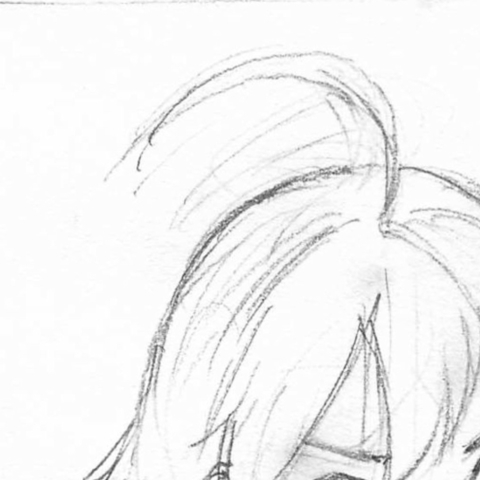
#> input picture test/rough/sample01.jpg, 480 x 480 px
$ python scale_probe.py --image ../../test/rough/sample01.jpg
#> lines starting #> are read from the running program, lines starting #| are printed output that depends on the picture; after the words box and inside, x2 and y2 are one past the last pixel; in counts of white or black regions, pixels touching at a corner belong together
### tools/evaluation/stroke_churn.py
"""Track D: do individual strokes settle during training, or drift?

Motivation (user's framing, 2026-09-15): each stroke in line art carries
meaning, and a viewer reads line art through the *relations* between
strokes -- closer to tokens than to pixels. Every loss and metric in this
project sees only per-pixel position, intensity, gradient and width. If
so, training should move steadily along what those losses see (paper,
width, fill -- which the snapshot probe confirmed) while *which* strokes
exist should wander without direction.

This measures the second half directly on the snapshot probe's outputs,
no training. Units are skeleton segments (ink skeleton split at junction
pixels, segments shorter than --min-seg-px dropped) -- deliberately not
connected components: Track C found whole-component keep/drop merges many
strokes at junctions and destroys partial credit
(`../lineart-stroke-selection/results/oracle_visual_check_20260913/build_oracle.py`).

The skeleton is skimage's 1px thinning, NOT the project's shared
`evaluate_stroke_stability.skeletonize()`: that erode/open construction
leaves 2px-thick runs, and on 20 GT tiles it made 64% of skeleton pixels
look like junctions, so only 14% of stroke length survived as segments
and 1.7% as segments >= 30px (found 2026-09-15 by rendering the segments,
before any churn number was used). Its connected-component metrics
(long_component_ratio, components per 1k ink px) do not depend on 1px
width and are unaffected; anything junction-based must not use it.

Per tile and snapshot:
- a GT segment is *present* when >= --coverage of its skeleton pixels lie
  within --tol px of the output's skeleton;
- output skeleton pixels farther than --tol from GT's skeleton are
  *invented*.

Between consecutive snapshots:
- GT stroke churn: length of GT segments gained (absent -> present) and
  lost (present -> absent); net = gained - lost.
- Independence reference: with each snapshot's own presence rate held
  fixed, the churn expected if every segment's presence were redrawn at
  random, r_a(1-r_b) + (1-r_a) r_b per unit length. persistence =
  1 - observed/expected: ~0 means strokes are effectively redrawn at
  random each time (drift); near 1 means the same strokes stay.
- Invented-stroke persistence: fraction of invented skeleton length at the
  earlier snapshot still present (within --tol) at the later one.

Noise floor: `step_10580` and `final` hold identical LoRA tensors and were
inferred with identical seeds, so their churn is inference nondeterminism
only.
"""

import argparse
import csv
import sys
from pathlib import Path

import cv2
import numpy as np
from skimage.morphology import skeletonize as thin_to_1px

TRACK_A = Path("/home/sh1/deepl/lineart-controlnet-sd15-refine")
PROBE_TAG = "controlnet_lora_manga_consistency_w0.2_snapshot_probe_20260914"
IMAGE_SIZE = 480
INK_THRESHOLD = 128
MIN_PX = 20
# Long GT segments are contours and major strokes; short ones are mostly
# detail and hatching. If only short strokes churn, "drift at the stroke
# level" would be a detail-level effect, not a structural one.
LEN_BINS = {"<30px": (0, 30), "30-100px": (30, 100), ">=100px": (100, 10**9)}


# [15 lines left out: functions load_gray, ink_skeleton, not called in this run]


def junction_mask(skel):
    """Branch points by crossing number: count 0->1 transitions walking the
    8-neighbour ring. >= 3 is a junction. A plain neighbour count misfires on
    1px staircase diagonals."""
    s = np.pad(skel.astype(np.uint8), 1)
    h, w = skel.shape
    offs = [(-1, 0), (-1, 1), (0, 1), (1, 1), (1, 0), (1, -1), (0, -1), (-1, -1)]
    ring = [s[1 + dr:h + 1 + dr, 1 + dc:w + 1 + dc] for dr, dc in offs]
    transitions = sum(((ring[k] == 0) & (ring[(k + 1) % 8] == 1)).astype(np.uint8) for k in range(8))
    return skel & (transitions >= 3)


# [191 lines left out: functions segments, dist_to, discover_snapshots, analyze_tile, main, not called in this run]


# [2 lines that do not run on import are left out]

### tools/stroke/scale_probe.py
#!/usr/bin/env python
"""How large an image can stroke tokenization handle on this machine?

Tokenizes GT line panels at NATIVE resolution (no 480 resize) with the same
unit as tokenize_corpus (1px skeleton split at crossing-number junctions,
min 8px), and records per image: megapixels, token count, wall time per stage,
peak RSS. `segments()` in stroke_churn loops `labels == k` per component, which
is O(components x pixels); this probe uses an equivalent sort-based grouping
and also times the original on small images to show the difference.
"""
import argparse, csv, random, resource, sys, time
from pathlib import Path
import cv2, numpy as np
sys.path.insert(0, str(Path(__file__).resolve().parents[1] / "evaluation"))
from stroke_churn import junction_mask, thin_to_1px, segments as segments_orig  # noqa

def segments_fast(skel, min_len):
    j = cv2.dilate(junction_mask(skel).astype(np.uint8), np.ones((3, 3), np.uint8)) > 0
    n, lab = cv2.connectedComponents((skel & ~j).astype(np.uint8), connectivity=8)
    flat = lab.ravel(); idx = np.flatnonzero(flat); l = flat[idx]
    o = np.argsort(l, kind="stable"); idx, l = idx[o], l[o]
    cuts = np.flatnonzero(np.diff(l)) + 1
    starts = np.r_[0, cuts]; ends = np.r_[cuts, len(l)]
    keep = (ends - starts) >= min_len
    return int(keep.sum()), (ends - starts)[keep]

def rss_mb():
    return resource.getrusage(resource.RUSAGE_SELF).ru_maxrss / 1024

def main():
    p = argparse.ArgumentParser()
    p.add_argument("--manifest", default="/home/sh1/deepl/lineart/dataset/regions_clip_pairs_v3_koma_panels_20260826/manifest.csv")
    p.add_argument("--root", default="/home/sh1/deepl/lineart")
    p.add_argument("--n", type=int, default=40)
    p.add_argument("--image", default="")
    p.add_argument("--compare-orig", action="store_true")
    a = p.parse_args()
    if a.image:
        paths = [(a.image, "")]
    else:
        rows = list(csv.DictReader(open(a.manifest)))
        rows.sort(key=lambda r: int(r["native_width"]) * int(r["native_height"]))
        random.seed(0)
        # stratified over size: evenly spaced ranks, so the tail (max) is included
        ks = sorted({int(i * (len(rows) - 1) / (a.n - 1)) for i in range(a.n)})
        paths = [(str(Path(a.root) / rows[k]["native_line_path"]), rows[k]["name"]) for k in ks]
    w = csv.writer(sys.stdout)
    w.writerow(["name", "w", "h", "mp", "ink_frac", "tokens", "tok_len_med", "t_load", "t_skel", "t_seg", "t_orig", "rss_mb"])
    for path, name in paths:
        t0 = time.time(); g = cv2.imread(path, cv2.IMREAD_GRAYSCALE); t1 = time.time()
#> in main, g is the input picture: shape (480, 480); min 56, max 255, mean 243.9
        ink = g < 128; sk = thin_to_1px(ink); t2 = time.time()
#> after `ink = g < 128`:
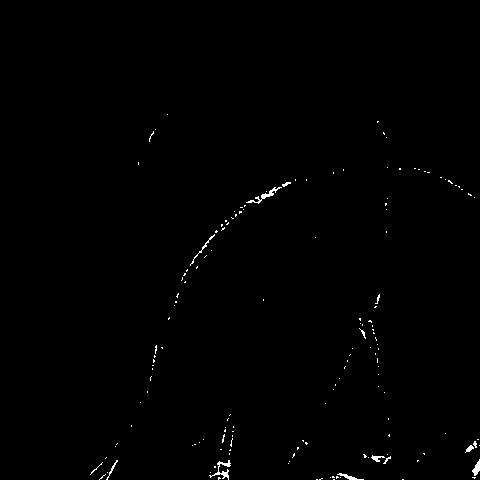
#> ink: shape (480, 480) bool; 0.49% white in thin lines or dots, all inside (x1, y1, x2, y2) = (90, 114, 480, 480)
#> after `sk = thin_to_1px(ink)`:
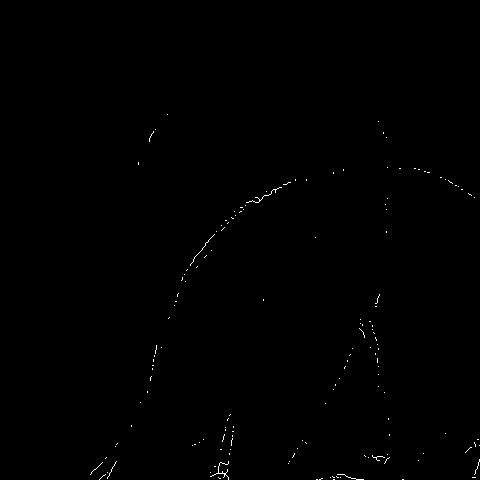
#> sk: shape (480, 480) bool; 0.25% white in thin lines or dots, all inside (x1, y1, x2, y2) = (90, 114, 480, 480)
        n, lens = segments_fast(sk, 8); t3 = time.time()
#> in junction_mask, `s = np.pad(skel.astype(np.uint8), 1)`:
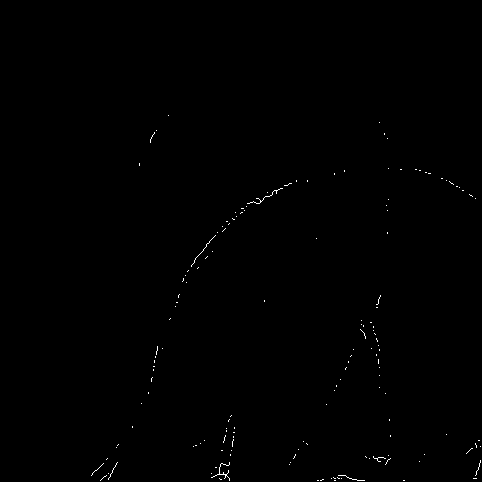
#> s: shape (482, 482); values 0 (black) and 1 (white), 0.25% white in thin lines or dots, all inside (x1, y1, x2, y2) = (91, 115, 481, 481)
#> in junction_mask, `ring = [s[1 + dr:h + 1 + dr, 1 + dc:w + 1 + dc] for dr, dc in offs]`: ring = 8 items
#> in junction_mask, `return skel & (transitions >= 3)`:
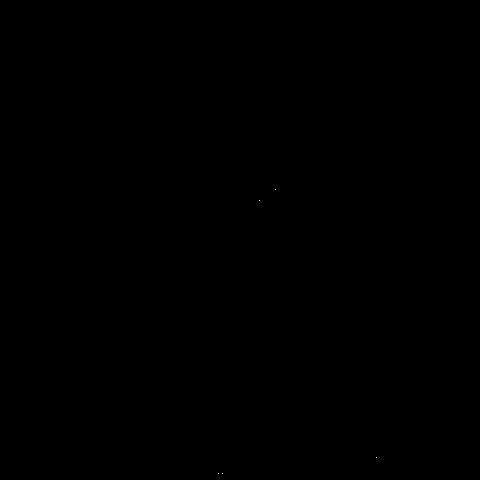
#> returned value: shape (480, 480) bool; 0% white in thin lines or dots, all inside (x1, y1, x2, y2) = (218, 189, 377, 474)
#> in segments_fast, `j = cv2.dilate(junction_mask(skel).astype(np.uint8), np.ones((3, 3), n..`: j: shape (480, 480) bool; 0.02% white in thin lines or dots, all inside (x1, y1, x2, y2) = (217, 188, 378, 475)
#> in segments_fast, `n, lab = cv2.connectedComponents((skel & ~j).astype(np.uint8), connect..`: lab: shape (480, 480) int32; 165 distinct labels, from 0 to 164
#> in segments_fast, `n, lab = cv2.connectedComponents((skel & ~j).astype(np.uint8), connect..`: n = 165
#> in segments_fast, `idx = np.flatnonzero(flat)`: idx = 550 values from 54887 to 230323
#> in segments_fast, `l = flat[idx]`: l = 550 values, max 164 at index 548, min 1 at index 0, mean 90.13
#> in segments_fast, `o = np.argsort(l, kind='stable')`: o = 550 values, max 549 at index 549, min 0 at index 0, mean 274.5
#> in segments_fast, `idx, l = (idx[o], l[o])`: idx = 550 values, max 230323 at index 549, min 54887 at index 0, mean 169696.8; l = 550 values from 1 to 164
#> in segments_fast, `cuts = np.flatnonzero(np.diff(l)) + 1`: cuts = 163 values from 1 to 548
#> in segments_fast, `starts = np.r_[0, cuts]`: starts = 164 values from 0 to 548
#> in segments_fast, `ends = np.r_[cuts, len(l)]`: ends = 164 values from 1 to 550
#> after `n, lens = segments_fast(sk, 8)`: n = 17; lens = 17 values, max 33 at index 4, min 8 at index 1, mean 14.47
        to = ""
        if a.compare_orig and g.size <= 2.5e6:
            s = time.time(); segments_orig(sk, 8); to = round(time.time() - s, 2)
        w.writerow([name or Path(path).name, g.shape[1], g.shape[0], round(g.size / 1e6, 2), round(float(ink.mean()), 4),
                    n, int(np.median(lens)) if n else 0, round(t1 - t0, 2), round(t2 - t1, 2), round(t3 - t2, 2), to, int(rss_mb())])
#| sample01.jpg,480,480,0.23,0.0049,17,13,0.01,0.01,0.02,,100
        sys.stdout.flush()

if __name__ == "__main__":
    main()

$ run again, on test/rough/sample_face.jpg
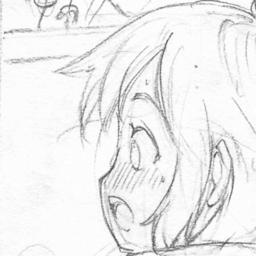
#> input picture test/rough/sample_face.jpg, 256 x 256 px
#> in main, g is the input picture: shape (256, 256); min 77, max 255, mean 238.8
#> in main, `ink = g < 128`:
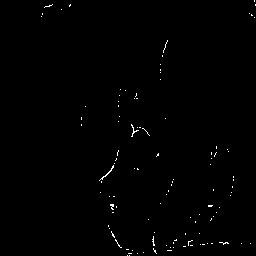
#> ink: shape (256, 256) bool; 0.53% white in thin lines or dots, all inside (x1, y1, x2, y2) = (41, 0, 256, 256)
#> s: shape (258, 258); values 0 (black) and 1 (white), 0.44% white in thin lines or dots, all inside (x1, y1, x2, y2) = (42, 1, 257, 257)
#> ring = 8 items
#> in junction_mask, `transitions = sum(((ring[k] == 0) & (ring[(k + 1) % 8] == 1)).astype(n..`:
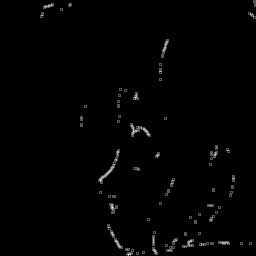
#> transitions: shape (256, 256); min 0, max 3, mean 0.0279; drawn with min black and max white
#> j: shape (256, 256) bool; 0.01% white in thin lines or dots, all inside (x1, y1, x2, y2) = (132, 130, 135, 133)
#> lab: shape (256, 256) int32; 111 distinct labels, from 0 to 110
#> in segments_fast, `n, lab = cv2.connectedComponents((skel & ~j).astype(np.uint8), connect..`: n = 111
#> in segments_fast, `idx = np.flatnonzero(flat)`: idx = 287 values from 254 to 65409
#> in segments_fast, `l = flat[idx]`: l = 287 values, max 110 at index 286, min 1 at index 0, mean 56.03
#> o = 287 values, max 286 at index 286, min 0 at index 0, mean 143
#> in segments_fast, `idx, l = (idx[o], l[o])`: idx = 287 values, max 65409 at index 286, min 254 at index 0, mean 43357.7; l = 287 values from 1 to 110
#> cuts = 109 values from 2 to 286
#> starts = 110 values from 0 to 286
#> ends = 110 values from 2 to 287
#> in main, `n, lens = segments_fast(sk, 8)`: n = 8; lens = [9, 13, 9, 17, 9, 10, 8, 10]
#| sample_face.jpg,256,256,0.07,0.0053,8,9,0.0,0.0,0.01,,95
